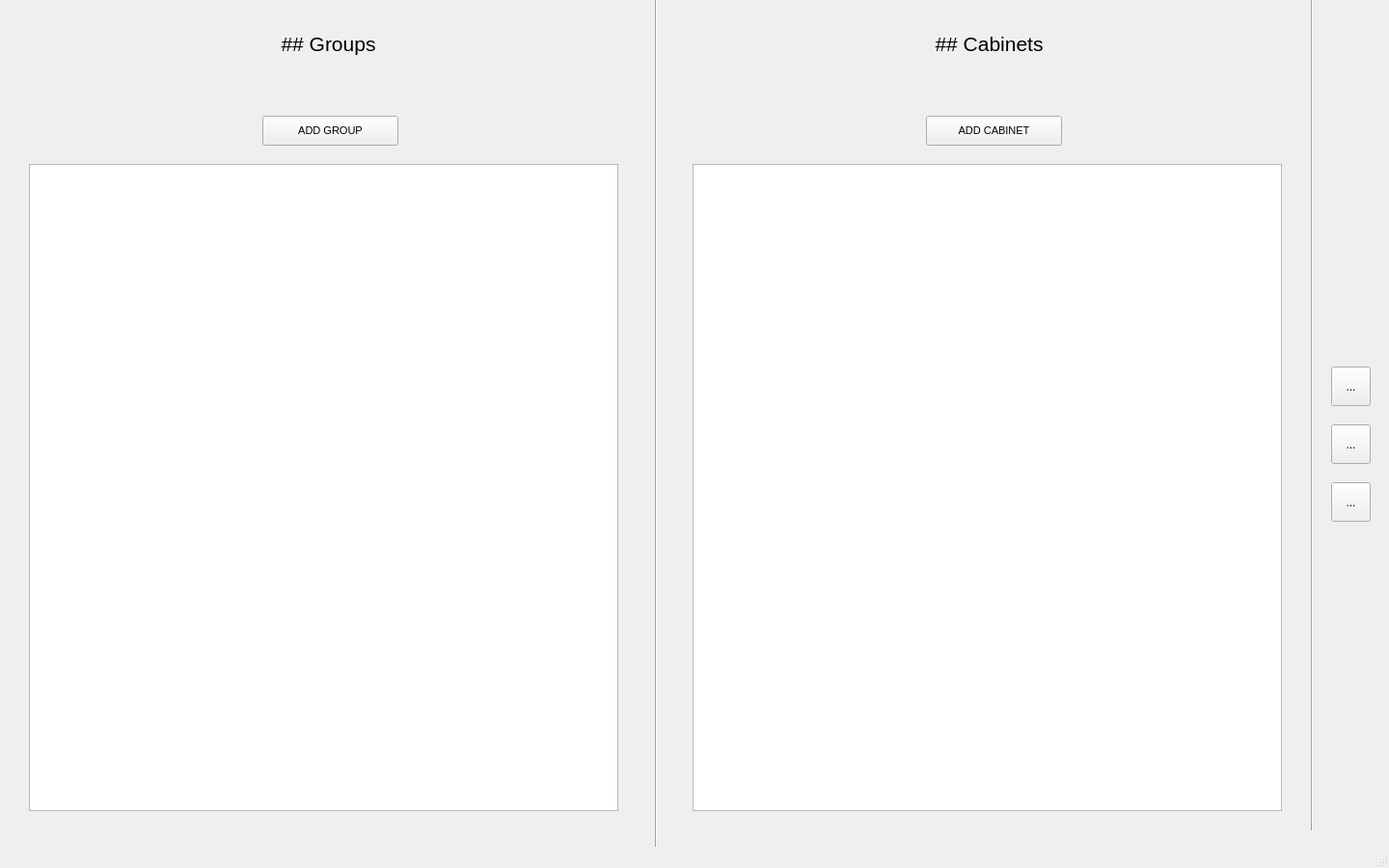
<?xml version="1.0" encoding="UTF-8"?>
<ui version="4.0">
 <class>MainWindow</class>
 <widget class="QMainWindow" name="MainWindow">
  <property name="geometry">
   <rect>
    <x>0</x>
    <y>0</y>
    <width>1440</width>
    <height>900</height>
   </rect>
  </property>
  <property name="windowTitle">
   <string>MainWindow</string>
  </property>
  <widget class="QWidget" name="centralwidget">
   <widget class="QToolButton" name="navigation_buttonAvailability">
    <property name="geometry">
     <rect>
      <x>1380</x>
      <y>380</y>
      <width>41</width>
      <height>41</height>
     </rect>
    </property>
    <property name="text">
     <string>...</string>
    </property>
    <property name="icon">
     <iconset>
      <normaloff>Screenshot 2023-05-06 170619.png</normaloff>Screenshot 2023-05-06 170619.png</iconset>
    </property>
    <property name="iconSize">
     <size>
      <width>48</width>
      <height>48</height>
     </size>
    </property>
   </widget>
   <widget class="QToolButton" name="navigation_buttonGenerateTimetable">
    <property name="geometry">
     <rect>
      <x>1380</x>
      <y>500</y>
      <width>41</width>
      <height>41</height>
     </rect>
    </property>
    <property name="text">
     <string>...</string>
    </property>
    <property name="icon">
     <iconset>
      <normaloff>Screenshot 2023-05-06 170612.png</normaloff>Screenshot 2023-05-06 170612.png</iconset>
    </property>
    <property name="iconSize">
     <size>
      <width>48</width>
      <height>48</height>
     </size>
    </property>
   </widget>
   <widget class="QToolButton" name="navigation_buttonGroupsAndRooms">
    <property name="geometry">
     <rect>
      <x>1380</x>
      <y>440</y>
      <width>41</width>
      <height>41</height>
     </rect>
    </property>
    <property name="text">
     <string>...</string>
    </property>
    <property name="icon">
     <iconset>
      <normaloff>Screenshot 2023-05-06 170631.png</normaloff>Screenshot 2023-05-06 170631.png</iconset>
    </property>
    <property name="iconSize">
     <size>
      <width>48</width>
      <height>48</height>
     </size>
    </property>
   </widget>
   <widget class="QLabel" name="interface_label5">
    <property name="geometry">
     <rect>
      <x>0</x>
      <y>20</y>
      <width>681</width>
      <height>51</height>
     </rect>
    </property>
    <property name="font">
     <font>
      <pointsize>16</pointsize>
     </font>
    </property>
    <property name="text">
     <string>## Groups</string>
    </property>
    <property name="textFormat">
     <enum>Qt::MarkdownText</enum>
    </property>
    <property name="alignment">
     <set>Qt::AlignCenter</set>
    </property>
   </widget>
   <widget class="Line" name="line">
    <property name="geometry">
     <rect>
      <x>1350</x>
      <y>-30</y>
      <width>20</width>
      <height>891</height>
     </rect>
    </property>
    <property name="orientation">
     <enum>Qt::Vertical</enum>
    </property>
   </widget>
   <widget class="Line" name="line_2">
    <property name="geometry">
     <rect>
      <x>670</x>
      <y>-30</y>
      <width>20</width>
      <height>971</height>
     </rect>
    </property>
    <property name="orientation">
     <enum>Qt::Vertical</enum>
    </property>
   </widget>
   <widget class="QLabel" name="interface_label6">
    <property name="geometry">
     <rect>
      <x>690</x>
      <y>20</y>
      <width>671</width>
      <height>51</height>
     </rect>
    </property>
    <property name="font">
     <font>
      <pointsize>16</pointsize>
     </font>
    </property>
    <property name="text">
     <string>## Cabinets</string>
    </property>
    <property name="textFormat">
     <enum>Qt::MarkdownText</enum>
    </property>
    <property name="alignment">
     <set>Qt::AlignCenter</set>
    </property>
   </widget>
   <widget class="QPushButton" name="groups_buttonAddGroup">
    <property name="geometry">
     <rect>
      <x>272</x>
      <y>120</y>
      <width>141</width>
      <height>31</height>
     </rect>
    </property>
    <property name="font">
     <font>
      <pointsize>8</pointsize>
     </font>
    </property>
    <property name="text">
     <string>ADD GROUP</string>
    </property>
   </widget>
   <widget class="QTableView" name="groups_tableGroups">
    <property name="geometry">
     <rect>
      <x>30</x>
      <y>170</y>
      <width>611</width>
      <height>671</height>
     </rect>
    </property>
   </widget>
   <widget class="QTableView" name="cabinets_tableCabinets">
    <property name="geometry">
     <rect>
      <x>718</x>
      <y>170</y>
      <width>611</width>
      <height>671</height>
     </rect>
    </property>
   </widget>
   <widget class="QPushButton" name="cabinets_buttonAddCabinet">
    <property name="geometry">
     <rect>
      <x>960</x>
      <y>120</y>
      <width>141</width>
      <height>31</height>
     </rect>
    </property>
    <property name="font">
     <font>
      <pointsize>8</pointsize>
     </font>
    </property>
    <property name="text">
     <string>ADD CABINET</string>
    </property>
   </widget>
  </widget>
  <widget class="QMenuBar" name="menubar">
   <property name="geometry">
    <rect>
     <x>0</x>
     <y>0</y>
     <width>1440</width>
     <height>22</height>
    </rect>
   </property>
  </widget>
  <widget class="QStatusBar" name="statusbar"/>
 </widget>
 <resources/>
 <connections/>
</ui>
